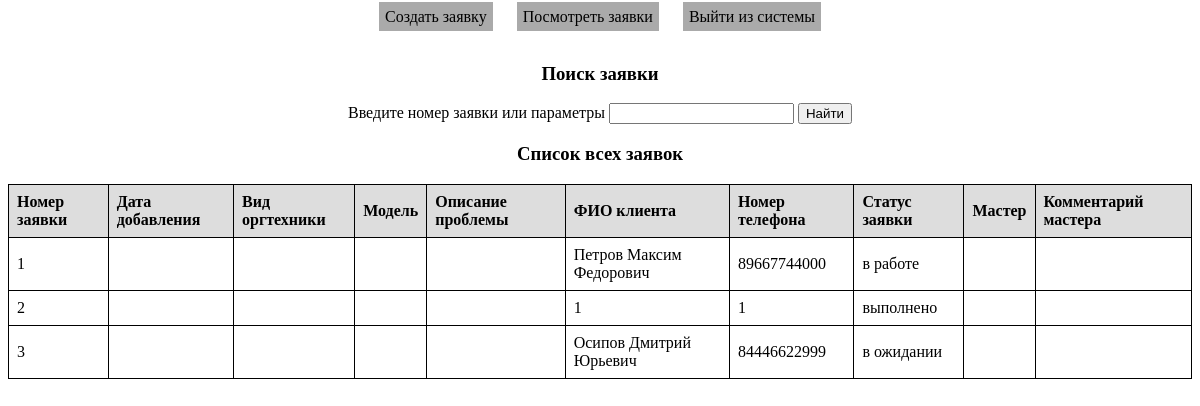
/Demov2-IT-Can/user-requests.php, run on the app's committed database.
### tables this page shows
CREATE TABLE `request` (
  `id_request` int NOT NULL,
  `date_start` timestamp NULL DEFAULT CURRENT_TIMESTAMP,
  `date_finish` date DEFAULT NULL,
  `type_crash` set('межкомнатная','входная') DEFAULT 'межкомнатная',
  `text_crash` text,
  `client_name` varchar(255) DEFAULT NULL,
  `phone_number` varchar(20) DEFAULT NULL,
  `address` varchar(255) DEFAULT NULL,
  `status` set('в ожидании','в работе','выполнено') DEFAULT 'в ожидании',
  `worker` varchar(255) DEFAULT NULL,
  `worker_comment` text
);

### Demov2-IT-Can/user-requests.php (the view, shortened to what this page needs)
<?php
$link = mysqli_connect('localhost', 'root', '', 'IT-Can');
?>
<!DOCTYPE html>
<html lang="en">
<head>
    <link rel="stylesheet" href="styles.css">
</head>
<body>
    <header>
        <a class="aa" href="user-dashboard.php">Создать заявку</a>
        <a class="aa" href="user-requests.php">Посмотреть заявки</a>
        <a class="aa" href="logout.php">Выйти из системы</a>
    </header>
    <br>
    <main>
        <h3>Поиск заявки</h3>
        <form method="POST">
            <label>Введите номер заявки или параметры</label>
            <input type="text" name="search_param">
            <button type="submit">Найти</button>
        </form>
        <h3>Список всех заявок</h3>
        <table>
            <tr>
                <th>Номер заявки</th>
                <th>Дата добавления</th>
                <th>Вид оргтехники</th>
                <th>Модель</th>
                <th>Описание проблемы</th>
                <th>ФИО клиента</th>
                <th>Номер телефона</th>
                <th>Статус заявки</th>
                <th>Мастер</th>
                <th>Комментарий мастера</th>
            </tr>
            <?php
            $result = mysqli_query($link, "SELECT * FROM request");
            while ($row = mysqli_fetch_assoc($result)) {
                echo "<tr>
                        <td>{$row['id_request']}</td>
                        <td>{$row['date_added']}</td>
                        <td>{$row['equipment_type']}</td>
                        <td>{$row['model']}</td>
                        <td>{$row['problem_description']}</td>
                        <td>{$row['client_name']}</td>
                        <td>{$row['phone_number']}</td>
                        <td>{$row['status']}</td>
                        <td>{$row['master']}</td>
                        <td>{$row['master_comment']}</td>
                      </tr>";
            }
            ?>
        </table>
    </main>
</body>
</html>

### Demov2-IT-Can/styles.css (style rules this page uses)
body { display: flex; align-items: center; text-align: center; flex-direction: column; }
.aa { color: #000; background-color: #aaa; padding: 5px; margin: 10px; border: 1px solid #aaa; text-decoration: none; }
table { width: 100%; border-collapse: collapse; }
table, th, td { border: 1px solid black; }
th, td { padding: 8px; text-align: left; }
th { background-color: #ddd; }

### data on the page
request: id_request "1", client_name "Петров Максим Федорович", phone_number "89667744000", status "в работе"
request: id_request "2", client_name "1", phone_number "1", status "выполнено"
request: id_request "3", client_name "Осипов Дмитрий Юрьевич", phone_number "84446622999", status "в ожидании"
